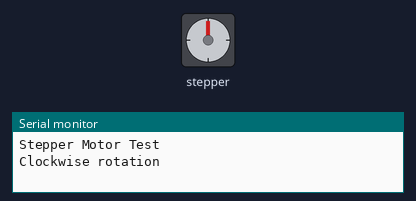
The sketch below on a simulated Arduino Uno, built with avr-gcc and run on an emulated ATmega328P. Shown: stepper motor, the last lines printed to the serial monitor. Stepper angles assume 2048 steps per turn.

Above: at 0.05 s.
At 3.05 s:
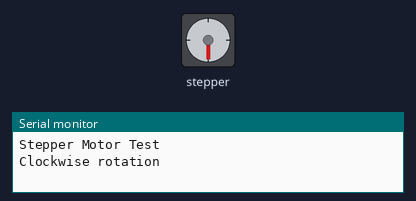
At 6.05 s:
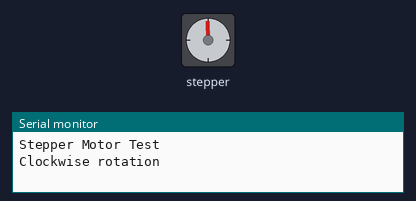
At 12.75 s:
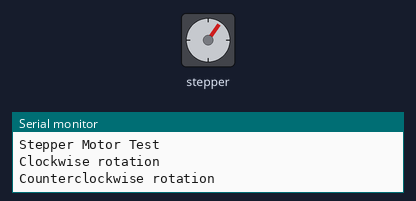
Timing chart, 0 to 18.3 s (numbered marks = the images above):
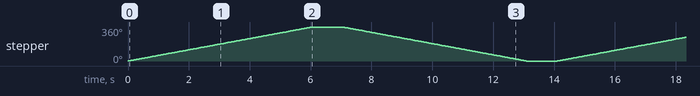

Measured:
- by itself, stepper: turns 360° clockwise in 6.0 s, then 360° counter-clockwise in 6.0 s, repeating every 14.1 s

The sketch:

step-motor.ino
```cpp
#include <Stepper.h>

// Define the number of steps per revolution
const int stepsPerRevolution = 2048; // 28BYJ-48 stepper motor

// Create a Stepper object with the defined steps per revolution
// Pins: IN1, IN2, IN3, IN4
Stepper myStepper(stepsPerRevolution, 8, 10, 9, 11);

void setup() {
  // Set the speed of the stepper motor
  myStepper.setSpeed(10); // Speed in RPM

  // Initialize serial communication
  Serial.begin(9600);
  Serial.println("Stepper Motor Test");
}

void loop() {
  // Rotate the stepper motor clockwise
  Serial.println("Clockwise rotation");
  myStepper.step(stepsPerRevolution); // Move one full revolution

  delay(1000); // Wait for a second

  // Rotate the stepper motor counterclockwise
  Serial.println("Counterclockwise rotation");
  myStepper.step(-stepsPerRevolution); // Move one full revolution in the opposite direction

  delay(1000); // Wait for a second
}
```
